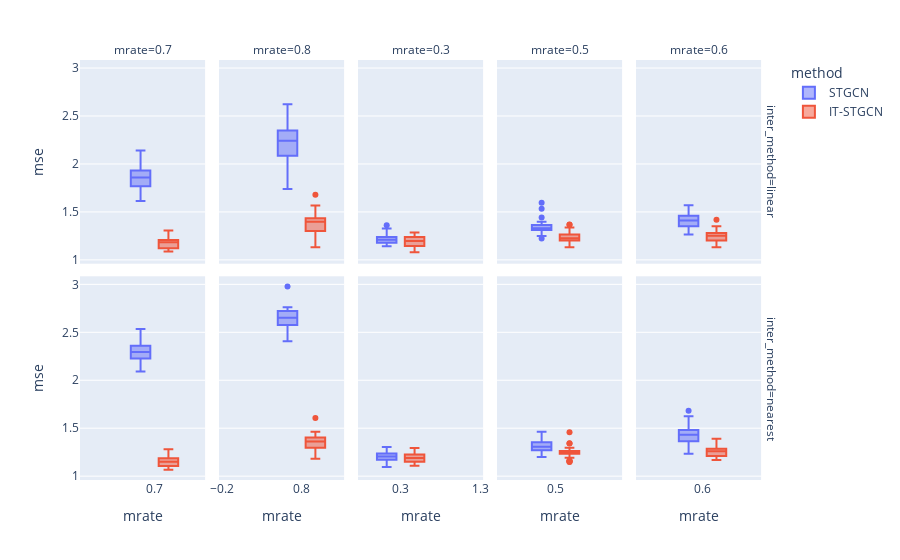

Notebook code cell kept with this figure:
### Code cell
data.query("method!='GNAR' and mtype =='rand'").plot.box(backend='plotly',x='mrate',color='method',y='mse',facet_col='mrate',facet_row='inter_method',height=600)

### Figure 1 — Plotly figure (JSON) as saved in the notebook; plotly's stock layout.template omitted (floating-point values rounded to 4 significant figures)
{"data": [{"alignmentgroup": "True", "hovertemplate": "method=STGCN<br>inter_method=linear<br>mrate=%{x}<br>mse=%{y}<extra></extra>", "legendgroup": "STGCN", "marker": {"color": "#636efa"}, "name": "STGCN", "notched": false, "offsetgroup": "STGCN", "orientation": "v", "showlegend": true, "type": "box", "x": [0.7, 0.7, 0.7, 0.7, 0.7, 0.7, 0.7, 0.7, 0.7, 0.7, 0.7, 0.7, 0.7, 0.7, 0.7, 0.7, 0.7, 0.7, 0.7, 0.7, 0.7, 0.7, 0.7, 0.7, 0.7, 0.7, 0.7, 0.7, 0.7, 0.7], "x0": " ", "xaxis": "x6", "y": [1.892, 1.7, 1.868, 1.816, 1.931, 1.878, 1.614, 1.766, 1.766, 2.14, 2.023, 1.822, 2.071, 1.706, 1.884, 1.92, 1.933, 1.768, 1.873, 1.678, 1.802, 1.795, 1.849, 1.957, 1.77, 1.642, 2.1, 1.698, 2.017, 2.054], "y0": " ", "yaxis": "y6"}, {"alignmentgroup": "True", "hovertemplate": "method=STGCN<br>inter_method=linear<br>mrate=%{x}<br>mse=%{y}<extra></extra>", "legendgroup": "STGCN", "marker": {"color": "#636efa"}, "name": "STGCN", "notched": false, "offsetgroup": "STGCN", "orientation": "v", "showlegend": false, "type": "box", "x": [0.8, 0.8, 0.8, 0.8, 0.8, 0.8, 0.8, 0.8, 0.8, 0.8, 0.8, 0.8, 0.8, 0.8, 0.8, 0.8, 0.8, 0.8, 0.8, 0.8, 0.8, 0.8, 0.8, 0.8, 0.8, 0.8, 0.8, 0.8, 0.8, 0.8], "x0": " ", "xaxis": "x7", "y": [2.073, 2.333, 2.389, 2.235, 2.349, 2.518, 2.149, 2.442, 2.622, 2.126, 2.3, 2.446, 2.237, 2.246, 2.002, 2.281, 2.392, 1.926, 2.087, 2.029, 2.394, 1.928, 2.153, 1.738, 2.214, 2.311, 2.267, 2.072, 2.284, 2.162], "y0": " ", "yaxis": "y7"}, {"alignmentgroup": "True", "hovertemplate": "method=STGCN<br>inter_method=linear<br>mrate=%{x}<br>mse=%{y}<extra></extra>", "legendgroup": "STGCN", "marker": {"color": "#636efa"}, "name": "STGCN", "notched": false, "offsetgroup": "STGCN", "orientation": "v", "showlegend": false, "type": "box", "x": [0.3, 0.3, 0.3, 0.3, 0.3, 0.3, 0.3, 0.3, 0.3, 0.3, 0.3, 0.3, 0.3, 0.3, 0.3, 0.3, 0.3, 0.3, 0.3, 0.3, 0.3, 0.3, 0.3, 0.3, 0.3, 0.3, 0.3, 0.3, 0.3, 0.3], "x0": " ", "xaxis": "x8", "y": [1.144, 1.239, 1.362, 1.216, 1.25, 1.167, 1.206, 1.16, 1.142, 1.222, 1.177, 1.238, 1.17, 1.214, 1.285, 1.22, 1.217, 1.191, 1.16, 1.18, 1.182, 1.155, 1.184, 1.21, 1.207, 1.179, 1.256, 1.228, 1.328, 1.264], "y0": " ", "yaxis": "y8"}, {"alignmentgroup": "True", "hovertemplate": "method=STGCN<br>inter_method=linear<br>mrate=%{x}<br>mse=%{y}<extra></extra>", "legendgroup": "STGCN", "marker": {"color": "#636efa"}, "name": "STGCN", "notched": false, "offsetgroup": "STGCN", "orientation": "v", "showlegend": false, "type": "box", "x": [0.5, 0.5, 0.5, 0.5, 0.5, 0.5, 0.5, 0.5, 0.5, 0.5, 0.5, 0.5, 0.5, 0.5, 0.5, 0.5, 0.5, 0.5, 0.5, 0.5, 0.5, 0.5, 0.5, 0.5, 0.5, 0.5, 0.5, 0.5, 0.5, 0.5], "x0": " ", "xaxis": "x9", "y": [1.32, 1.313, 1.351, 1.348, 1.312, 1.274, 1.319, 1.293, 1.362, 1.25, 1.223, 1.533, 1.361, 1.372, 1.266, 1.346, 1.324, 1.397, 1.319, 1.343, 1.334, 1.357, 1.3, 1.392, 1.442, 1.597, 1.315, 1.316, 1.275, 1.375], "y0": " ", "yaxis": "y9"}, {"alignmentgroup": "True", "hovertemplate": "method=STGCN<br>inter_method=linear<br>mrate=%{x}<br>mse=%{y}<extra></extra>", "legendgroup": "STGCN", "marker": {"color": "#636efa"}, "name": "STGCN", "notched": false, "offsetgroup": "STGCN", "orientation": "v", "showlegend": false, "type": "box", "x": [0.6, 0.6, 0.6, 0.6, 0.6, 0.6, 0.6, 0.6, 0.6, 0.6, 0.6, 0.6, 0.6, 0.6, 0.6, 0.6, 0.6, 0.6, 0.6, 0.6, 0.6, 0.6, 0.6, 0.6, 0.6, 0.6, 0.6, 0.6, 0.6, 0.6], "x0": " ", "xaxis": "x10", "y": [1.326, 1.312, 1.57, 1.398, 1.431, 1.311, 1.415, 1.459, 1.351, 1.412, 1.289, 1.448, 1.351, 1.408, 1.53, 1.442, 1.48, 1.4, 1.487, 1.358, 1.356, 1.263, 1.46, 1.346, 1.431, 1.432, 1.409, 1.534, 1.503, 1.396], "y0": " ", "yaxis": "y10"}, {"alignmentgroup": "True", "hovertemplate": "method=STGCN<br>inter_method=nearest<br>mrate=%{x}<br>mse=%{y}<extra></extra>", "legendgroup": "STGCN", "marker": {"color": "#636efa"}, "name": "STGCN", "notched": false, "offsetgroup": "STGCN", "orientation": "v", "showlegend": false, "type": "box", "x": [0.7, 0.7, 0.7, 0.7, 0.7, 0.7, 0.7, 0.7, 0.7, 0.7, 0.7, 0.7, 0.7, 0.7, 0.7, 0.7, 0.7, 0.7, 0.7, 0.7, 0.7, 0.7, 0.7, 0.7, 0.7, 0.7, 0.7, 0.7, 0.7, 0.7], "x0": " ", "xaxis": "x", "y": [2.211, 2.188, 2.315, 2.3, 2.15, 2.336, 2.341, 2.458, 2.374, 2.535, 2.292, 2.363, 2.355, 2.091, 2.333, 2.225, 2.419, 2.102, 2.187, 2.283, 2.396, 2.247, 2.257, 2.288, 2.227, 2.228, 2.359, 2.317, 2.454, 2.251], "y0": " ", "yaxis": "y"}, {"alignmentgroup": "True", "hovertemplate": "method=STGCN<br>inter_method=nearest<br>mrate=%{x}<br>mse=%{y}<extra></extra>", "legendgroup": "STGCN", "marker": {"color": "#636efa"}, "name": "STGCN", "notched": false, "offsetgroup": "STGCN", "orientation": "v", "showlegend": false, "type": "box", "x": [0.8, 0.8, 0.8, 0.8, 0.8, 0.8, 0.8, 0.8, 0.8, 0.8, 0.8, 0.8, 0.8, 0.8, 0.8, 0.8, 0.8, 0.8, 0.8, 0.8, 0.8, 0.8, 0.8, 0.8, 0.8, 0.8, 0.8, 0.8, 0.8, 0.8], "x0": " ", "xaxis": "x2", "y": [2.566, 2.611, 2.735, 2.644, 2.742, 2.457, 2.76, 2.637, 2.406, 2.424, 2.668, 2.672, 2.744, 2.744, 2.978, 2.732, 2.647, 2.545, 2.577, 2.708, 2.605, 2.52, 2.67, 2.658, 2.495, 2.579, 2.597, 2.712, 2.721, 2.67], "y0": " ", "yaxis": "y2"}, {"alignmentgroup": "True", "hovertemplate": "method=STGCN<br>inter_method=nearest<br>mrate=%{x}<br>mse=%{y}<extra></extra>", "legendgroup": "STGCN", "marker": {"color": "#636efa"}, "name": "STGCN", "notched": false, "offsetgroup": "STGCN", "orientation": "v", "showlegend": false, "type": "box", "x": [0.3, 0.3, 0.3, 0.3, 0.3, 0.3, 0.3, 0.3, 0.3, 0.3, 0.3, 0.3, 0.3, 0.3, 0.3, 0.3, 0.3, 0.3, 0.3, 0.3, 0.3, 0.3, 0.3, 0.3, 0.3, 0.3, 0.3, 0.3, 0.3, 0.3], "x0": " ", "xaxis": "x3", "y": [1.17, 1.114, 1.148, 1.278, 1.232, 1.19, 1.198, 1.096, 1.226, 1.207, 1.241, 1.217, 1.146, 1.201, 1.174, 1.237, 1.163, 1.268, 1.194, 1.209, 1.165, 1.176, 1.22, 1.266, 1.305, 1.255, 1.132, 1.175, 1.292, 1.218], "y0": " ", "yaxis": "y3"}, {"alignmentgroup": "True", "hovertemplate": "method=STGCN<br>inter_method=nearest<br>mrate=%{x}<br>mse=%{y}<extra></extra>", "legendgroup": "STGCN", "marker": {"color": "#636efa"}, "name": "STGCN", "notched": false, "offsetgroup": "STGCN", "orientation": "v", "showlegend": false, "type": "box", "x": [0.5, 0.5, 0.5, 0.5, 0.5, 0.5, 0.5, 0.5, 0.5, 0.5, 0.5, 0.5, 0.5, 0.5, 0.5, 0.5, 0.5, 0.5, 0.5, 0.5, 0.5, 0.5, 0.5, 0.5, 0.5, 0.5, 0.5, 0.5, 0.5, 0.5], "x0": " ", "xaxis": "x4", "y": [1.346, 1.321, 1.285, 1.463, 1.353, 1.406, 1.306, 1.215, 1.27, 1.329, 1.29, 1.447, 1.224, 1.308, 1.414, 1.25, 1.199, 1.365, 1.224, 1.383, 1.355, 1.269, 1.325, 1.304, 1.368, 1.251, 1.229, 1.306, 1.305, 1.351], "y0": " ", "yaxis": "y4"}, {"alignmentgroup": "True", "hovertemplate": "method=STGCN<br>inter_method=nearest<br>mrate=%{x}<br>mse=%{y}<extra></extra>", "legendgroup": "STGCN", "marker": {"color": "#636efa"}, "name": "STGCN", "notched": false, "offsetgroup": "STGCN", "orientation": "v", "showlegend": false, "type": "box", "x": [0.6, 0.6, 0.6, 0.6, 0.6, 0.6, 0.6, 0.6, 0.6, 0.6, 0.6, 0.6, 0.6, 0.6, 0.6, 0.6, 0.6, 0.6, 0.6, 0.6, 0.6, 0.6, 0.6, 0.6, 0.6, 0.6, 0.6, 0.6, 0.6, 0.6], "x0": " ", "xaxis": "x5", "y": [1.53, 1.233, 1.482, 1.532, 1.626, 1.362, 1.505, 1.371, 1.392, 1.363, 1.377, 1.362, 1.471, 1.681, 1.448, 1.457, 1.589, 1.384, 1.481, 1.443, 1.417, 1.346, 1.292, 1.43, 1.329, 1.435, 1.477, 1.384, 1.446, 1.352], "y0": " ", "yaxis": "y5"}, {"alignmentgroup": "True", "hovertemplate": "method=IT-STGCN<br>inter_method=linear<br>mrate=%{x}<br>mse=%{y}<extra></extra>", "legendgroup": "IT-STGCN", "marker": {"color": "#EF553B"}, "name": "IT-STGCN", "notched": false, "offsetgroup": "IT-STGCN", "orientation": "v", "showlegend": true, "type": "box", "x": [0.7, 0.7, 0.7, 0.7, 0.7, 0.7, 0.7, 0.7, 0.7, 0.7, 0.7, 0.7, 0.7, 0.7, 0.7, 0.7, 0.7, 0.7, 0.7, 0.7, 0.7, 0.7, 0.7, 0.7, 0.7, 0.7, 0.7, 0.7, 0.7, 0.7], "x0": " ", "xaxis": "x6", "y": [1.244, 1.268, 1.103, 1.16, 1.196, 1.196, 1.147, 1.307, 1.214, 1.301, 1.114, 1.204, 1.288, 1.176, 1.136, 1.145, 1.119, 1.114, 1.087, 1.115, 1.207, 1.194, 1.121, 1.181, 1.106, 1.157, 1.204, 1.208, 1.187, 1.195], "y0": " ", "yaxis": "y6"}, {"alignmentgroup": "True", "hovertemplate": "method=IT-STGCN<br>inter_method=linear<br>mrate=%{x}<br>mse=%{y}<extra></extra>", "legendgroup": "IT-STGCN", "marker": {"color": "#EF553B"}, "name": "IT-STGCN", "notched": false, "offsetgroup": "IT-STGCN", "orientation": "v", "showlegend": false, "type": "box", "x": [0.8, 0.8, 0.8, 0.8, 0.8, 0.8, 0.8, 0.8, 0.8, 0.8, 0.8, 0.8, 0.8, 0.8, 0.8, 0.8, 0.8, 0.8, 0.8, 0.8, 0.8, 0.8, 0.8, 0.8, 0.8, 0.8, 0.8, 0.8, 0.8, 0.8], "x0": " ", "xaxis": "x7", "y": [1.428, 1.424, 1.337, 1.302, 1.404, 1.286, 1.276, 1.409, 1.567, 1.406, 1.322, 1.132, 1.317, 1.301, 1.433, 1.433, 1.679, 1.469, 1.265, 1.415, 1.391, 1.285, 1.275, 1.349, 1.502, 1.508, 1.271, 1.39, 1.466, 1.452], "y0": " ", "yaxis": "y7"}, {"alignmentgroup": "True", "hovertemplate": "method=IT-STGCN<br>inter_method=linear<br>mrate=%{x}<br>mse=%{y}<extra></extra>", "legendgroup": "IT-STGCN", "marker": {"color": "#EF553B"}, "name": "IT-STGCN", "notched": false, "offsetgroup": "IT-STGCN", "orientation": "v", "showlegend": false, "type": "box", "x": [0.3, 0.3, 0.3, 0.3, 0.3, 0.3, 0.3, 0.3, 0.3, 0.3, 0.3, 0.3, 0.3, 0.3, 0.3, 0.3, 0.3, 0.3, 0.3, 0.3, 0.3, 0.3, 0.3, 0.3, 0.3, 0.3, 0.3, 0.3, 0.3, 0.3], "x0": " ", "xaxis": "x8", "y": [1.238, 1.198, 1.133, 1.157, 1.25, 1.155, 1.079, 1.157, 1.25, 1.206, 1.187, 1.129, 1.09, 1.228, 1.242, 1.26, 1.286, 1.197, 1.114, 1.239, 1.199, 1.141, 1.152, 1.203, 1.188, 1.085, 1.196, 1.146, 1.196, 1.254], "y0": " ", "yaxis": "y8"}, {"alignmentgroup": "True", "hovertemplate": "method=IT-STGCN<br>inter_method=linear<br>mrate=%{x}<br>mse=%{y}<extra></extra>", "legendgroup": "IT-STGCN", "marker": {"color": "#EF553B"}, "name": "IT-STGCN", "notched": false, "offsetgroup": "IT-STGCN", "orientation": "v", "showlegend": false, "type": "box", "x": [0.5, 0.5, 0.5, 0.5, 0.5, 0.5, 0.5, 0.5, 0.5, 0.5, 0.5, 0.5, 0.5, 0.5, 0.5, 0.5, 0.5, 0.5, 0.5, 0.5, 0.5, 0.5, 0.5, 0.5, 0.5, 0.5, 0.5, 0.5, 0.5, 0.5], "x0": " ", "xaxis": "x9", "y": [1.365, 1.198, 1.16, 1.254, 1.287, 1.214, 1.235, 1.191, 1.222, 1.279, 1.203, 1.33, 1.192, 1.261, 1.226, 1.206, 1.13, 1.209, 1.133, 1.196, 1.302, 1.338, 1.264, 1.249, 1.37, 1.235, 1.228, 1.224, 1.21, 1.204], "y0": " ", "yaxis": "y9"}, {"alignmentgroup": "True", "hovertemplate": "method=IT-STGCN<br>inter_method=linear<br>mrate=%{x}<br>mse=%{y}<extra></extra>", "legendgroup": "IT-STGCN", "marker": {"color": "#EF553B"}, "name": "IT-STGCN", "notched": false, "offsetgroup": "IT-STGCN", "orientation": "v", "showlegend": false, "type": "box", "x": [0.6, 0.6, 0.6, 0.6, 0.6, 0.6, 0.6, 0.6, 0.6, 0.6, 0.6, 0.6, 0.6, 0.6, 0.6, 0.6, 0.6, 0.6, 0.6, 0.6, 0.6, 0.6, 0.6, 0.6, 0.6, 0.6, 0.6, 0.6, 0.6, 0.6], "x0": " ", "xaxis": "x10", "y": [1.28, 1.239, 1.245, 1.275, 1.214, 1.178, 1.203, 1.304, 1.227, 1.161, 1.242, 1.27, 1.319, 1.297, 1.233, 1.145, 1.255, 1.351, 1.268, 1.133, 1.28, 1.256, 1.202, 1.418, 1.181, 1.306, 1.194, 1.247, 1.264, 1.267], "y0": " ", "yaxis": "y10"}, {"alignmentgroup": "True", "hovertemplate": "method=IT-STGCN<br>inter_method=nearest<br>mrate=%{x}<br>mse=%{y}<extra></extra>", "legendgroup": "IT-STGCN", "marker": {"color": "#EF553B"}, "name": "IT-STGCN", "notched": false, "offsetgroup": "IT-STGCN", "orientation": "v", "showlegend": false, "type": "box", "x": [0.7, 0.7, 0.7, 0.7, 0.7, 0.7, 0.7, 0.7, 0.7, 0.7, 0.7, 0.7, 0.7, 0.7, 0.7, 0.7, 0.7, 0.7, 0.7, 0.7, 0.7, 0.7, 0.7, 0.7, 0.7, 0.7, 0.7, 0.7, 0.7, 0.7], "x0": " ", "xaxis": "x", "y": [1.236, 1.184, 1.085, 1.096, 1.216, 1.088, 1.28, 1.134, 1.167, 1.171, 1.204, 1.105, 1.162, 1.186, 1.094, 1.123, 1.148, 1.2, 1.077, 1.097, 1.136, 1.186, 1.258, 1.133, 1.179, 1.154, 1.115, 1.066, 1.137, 1.202], "y0": " ", "yaxis": "y"}, {"alignmentgroup": "True", "hovertemplate": "method=IT-STGCN<br>inter_method=nearest<br>mrate=%{x}<br>mse=%{y}<extra></extra>", "legendgroup": "IT-STGCN", "marker": {"color": "#EF553B"}, "name": "IT-STGCN", "notched": false, "offsetgroup": "IT-STGCN", "orientation": "v", "showlegend": false, "type": "box", "x": [0.8, 0.8, 0.8, 0.8, 0.8, 0.8, 0.8, 0.8, 0.8, 0.8, 0.8, 0.8, 0.8, 0.8, 0.8, 0.8, 0.8, 0.8, 0.8, 0.8, 0.8, 0.8, 0.8, 0.8, 0.8, 0.8, 0.8, 0.8, 0.8, 0.8], "x0": " ", "xaxis": "x2", "y": [1.182, 1.267, 1.351, 1.233, 1.367, 1.425, 1.447, 1.351, 1.246, 1.387, 1.288, 1.397, 1.416, 1.433, 1.398, 1.399, 1.234, 1.607, 1.425, 1.464, 1.404, 1.288, 1.345, 1.361, 1.297, 1.355, 1.325, 1.344, 1.388, 1.364], "y0": " ", "yaxis": "y2"}, {"alignmentgroup": "True", "hovertemplate": "method=IT-STGCN<br>inter_method=nearest<br>mrate=%{x}<br>mse=%{y}<extra></extra>", "legendgroup": "IT-STGCN", "marker": {"color": "#EF553B"}, "name": "IT-STGCN", "notched": false, "offsetgroup": "IT-STGCN", "orientation": "v", "showlegend": false, "type": "box", "x": [0.3, 0.3, 0.3, 0.3, 0.3, 0.3, 0.3, 0.3, 0.3, 0.3, 0.3, 0.3, 0.3, 0.3, 0.3, 0.3, 0.3, 0.3, 0.3, 0.3, 0.3, 0.3, 0.3, 0.3, 0.3, 0.3, 0.3, 0.3, 0.3, 0.3], "x0": " ", "xaxis": "x3", "y": [1.124, 1.129, 1.236, 1.114, 1.197, 1.168, 1.164, 1.125, 1.241, 1.203, 1.227, 1.214, 1.175, 1.175, 1.229, 1.129, 1.189, 1.192, 1.294, 1.109, 1.188, 1.15, 1.142, 1.213, 1.256, 1.181, 1.195, 1.188, 1.237, 1.25], "y0": " ", "yaxis": "y3"}, {"alignmentgroup": "True", "hovertemplate": "method=IT-STGCN<br>inter_method=nearest<br>mrate=%{x}<br>mse=%{y}<extra></extra>", "legendgroup": "IT-STGCN", "marker": {"color": "#EF553B"}, "name": "IT-STGCN", "notched": false, "offsetgroup": "IT-STGCN", "orientation": "v", "showlegend": false, "type": "box", "x": [0.5, 0.5, 0.5, 0.5, 0.5, 0.5, 0.5, 0.5, 0.5, 0.5, 0.5, 0.5, 0.5, 0.5, 0.5, 0.5, 0.5, 0.5, 0.5, 0.5, 0.5, 0.5, 0.5, 0.5, 0.5, 0.5, 0.5, 0.5, 0.5, 0.5], "x0": " ", "xaxis": "x4", "y": [1.148, 1.16, 1.151, 1.235, 1.234, 1.284, 1.235, 1.24, 1.263, 1.295, 1.262, 1.282, 1.457, 1.258, 1.249, 1.262, 1.155, 1.238, 1.252, 1.234, 1.207, 1.257, 1.236, 1.162, 1.342, 1.252, 1.279, 1.34, 1.247, 1.193], "y0": " ", "yaxis": "y4"}, {"alignmentgroup": "True", "hovertemplate": "method=IT-STGCN<br>inter_method=nearest<br>mrate=%{x}<br>mse=%{y}<extra></extra>", "legendgroup": "IT-STGCN", "marker": {"color": "#EF553B"}, "name": "IT-STGCN", "notched": false, "offsetgroup": "IT-STGCN", "orientation": "v", "showlegend": false, "type": "box", "x": [0.6, 0.6, 0.6, 0.6, 0.6, 0.6, 0.6, 0.6, 0.6, 0.6, 0.6, 0.6, 0.6, 0.6, 0.6, 0.6, 0.6, 0.6, 0.6, 0.6, 0.6, 0.6, 0.6, 0.6, 0.6, 0.6, 0.6, 0.6, 0.6, 0.6], "x0": " ", "xaxis": "x5", "y": [1.39, 1.293, 1.211, 1.271, 1.272, 1.253, 1.286, 1.167, 1.211, 1.299, 1.297, 1.285, 1.255, 1.208, 1.29, 1.317, 1.172, 1.259, 1.215, 1.27, 1.258, 1.273, 1.204, 1.182, 1.184, 1.245, 1.258, 1.287, 1.265, 1.23], "y0": " ", "yaxis": "y5"}], "layout": {"annotations": [{"font": {}, "showarrow": false, "text": "mrate=0.7", "x": 0.09, "xanchor": "center", "xref": "paper", "y": 1, "yanchor": "bottom", "yref": "paper"}, {"font": {}, "showarrow": false, "text": "mrate=0.8", "x": 0.29, "xanchor": "center", "xref": "paper", "y": 1, "yanchor": "bottom", "yref": "paper"}, {"font": {}, "showarrow": false, "text": "mrate=0.3", "x": 0.49, "xanchor": "center", "xref": "paper", "y": 1, "yanchor": "bottom", "yref": "paper"}, {"font": {}, "showarrow": false, "text": "mrate=0.5", "x": 0.69, "xanchor": "center", "xref": "paper", "y": 1, "yanchor": "bottom", "yref": "paper"}, {"font": {}, "showarrow": false, "text": "mrate=0.6", "x": 0.89, "xanchor": "center", "xref": "paper", "y": 1, "yanchor": "bottom", "yref": "paper"}, {"font": {}, "showarrow": false, "text": "inter_method=nearest", "textangle": 90, "x": 0.98, "xanchor": "left", "xref": "paper", "y": 0.2425, "yanchor": "middle", "yref": "paper"}, {"font": {}, "showarrow": false, "text": "inter_method=linear", "textangle": 90, "x": 0.98, "xanchor": "left", "xref": "paper", "y": 0.7575, "yanchor": "middle", "yref": "paper"}], "autosize": true, "boxmode": "group", "legend": {"title": {"text": "method"}, "tracegroupgap": 0}, "margin": {"t": 60}, "xaxis": {"anchor": "y", "autorange": true, "categoryarray": [0.7, 0.8, 0.3, 0.5, 0.6], "categoryorder": "array", "domain": [0, 0.18], "range": [-0.2173, 1.317], "title": {"text": "mrate"}, "type": "linear"}, "xaxis10": {"anchor": "y10", "autorange": true, "domain": [0.8, 0.98], "matches": "x", "range": [-0.2173, 1.317], "showticklabels": false, "type": "linear"}, "xaxis2": {"anchor": "y2", "autorange": true, "categoryarray": [0.7, 0.8, 0.3, 0.5, 0.6], "categoryorder": "array", "domain": [0.2, 0.38], "matches": "x", "range": [-0.2173, 1.317], "title": {"text": "mrate"}, "type": "linear"}, "xaxis3": {"anchor": "y3", "autorange": true, "categoryarray": [0.7, 0.8, 0.3, 0.5, 0.6], "categoryorder": "array", "domain": [0.4, 0.58], "matches": "x", "range": [-0.2173, 1.317], "title": {"text": "mrate"}, "type": "linear"}, "xaxis4": {"anchor": "y4", "autorange": true, "categoryarray": [0.7, 0.8, 0.3, 0.5, 0.6], "categoryorder": "array", "domain": [0.6, 0.78], "matches": "x", "range": [-0.2173, 1.317], "title": {"text": "mrate"}, "type": "linear"}, "xaxis5": {"anchor": "y5", "autorange": true, "categoryarray": [0.7, 0.8, 0.3, 0.5, 0.6], "categoryorder": "array", "domain": [0.8, 0.98], "matches": "x", "range": [-0.2173, 1.317], "title": {"text": "mrate"}, "type": "linear"}, "xaxis6": {"anchor": "y6", "autorange": true, "domain": [0, 0.18], "matches": "x", "range": [-0.2173, 1.317], "showticklabels": false, "type": "linear"}, "xaxis7": {"anchor": "y7", "autorange": true, "domain": [0.2, 0.38], "matches": "x", "range": [-0.2173, 1.317], "showticklabels": false, "type": "linear"}, "xaxis8": {"anchor": "y8", "autorange": true, "domain": [0.4, 0.58], "matches": "x", "range": [-0.2173, 1.317], "showticklabels": false, "type": "linear"}, "xaxis9": {"anchor": "y9", "autorange": true, "domain": [0.6, 0.78], "matches": "x", "range": [-0.2173, 1.317], "showticklabels": false, "type": "linear"}, "yaxis": {"anchor": "x", "autorange": true, "domain": [0, 0.485], "range": [0.96, 3.084], "title": {"text": "mse"}, "type": "linear"}, "yaxis10": {"anchor": "x10", "autorange": true, "domain": [0.515, 1], "matches": "y", "range": [0.96, 3.084], "showticklabels": false, "type": "linear"}, "yaxis2": {"anchor": "x2", "autorange": true, "domain": [0, 0.485], "matches": "y", "range": [0.96, 3.084], "showticklabels": false, "type": "linear"}, "yaxis3": {"anchor": "x3", "autorange": true, "domain": [0, 0.485], "matches": "y", "range": [0.96, 3.084], "showticklabels": false, "type": "linear"}, "yaxis4": {"anchor": "x4", "autorange": true, "domain": [0, 0.485], "matches": "y", "range": [0.96, 3.084], "showticklabels": false, "type": "linear"}, "yaxis5": {"anchor": "x5", "autorange": true, "domain": [0, 0.485], "matches": "y", "range": [0.96, 3.084], "showticklabels": false, "type": "linear"}, "yaxis6": {"anchor": "x6", "autorange": true, "domain": [0.515, 1], "matches": "y", "range": [0.96, 3.084], "title": {"text": "mse"}, "type": "linear"}, "yaxis7": {"anchor": "x7", "autorange": true, "domain": [0.515, 1], "matches": "y", "range": [0.96, 3.084], "showticklabels": false, "type": "linear"}, "yaxis8": {"anchor": "x8", "autorange": true, "domain": [0.515, 1], "matches": "y", "range": [0.96, 3.084], "showticklabels": false, "type": "linear"}, "yaxis9": {"anchor": "x9", "autorange": true, "domain": [0.515, 1], "matches": "y", "range": [0.96, 3.084], "showticklabels": false, "type": "linear"}}}
